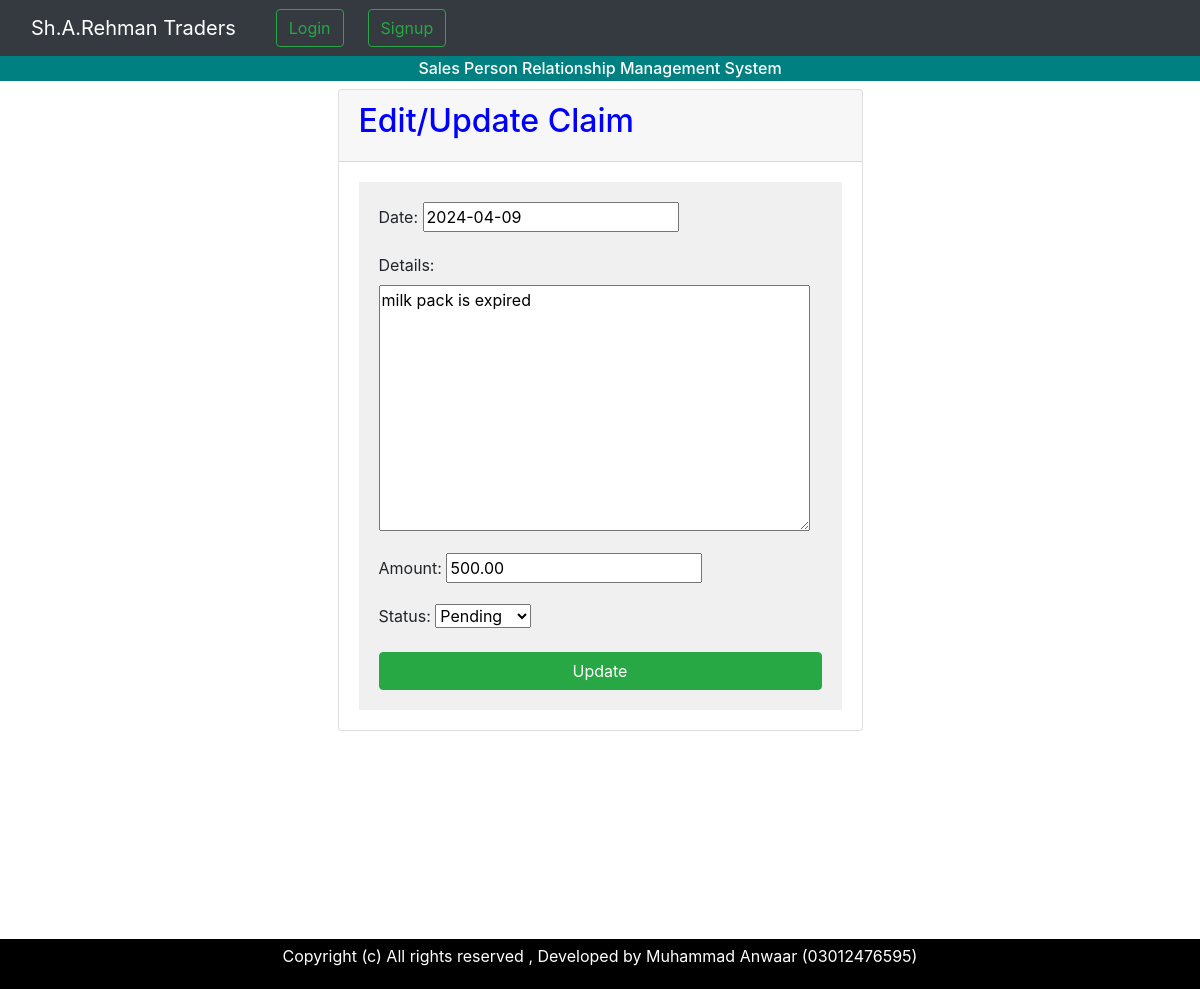
The page /myapp/edit_claim/1/ on the database its author committed.
### myapp/models.py (models this page shows, shortened)
class Claim(models.Model):
    date = models.DateField()
    details = models.TextField()
    amount = models.DecimalField(max_digits=10, decimal_places=2)
    status_choices = [
        ('Pending', 'Pending'),
        ('Approved', 'Approved'),
        ('Rejected', 'Rejected')
    ]
    status = models.CharField(max_length=10, choices=status_choices, default='Pending')

### myapp/views.py (the view)
# urls.py: path('edit_claim/<int:pk>/', views.edit_claim, name='edit_claim'),
def edit_claim(request, pk):
    claim = get_object_or_404(Claim, pk=pk)
    if request.method == 'POST':
        form = ClaimForm(request.POST, instance=claim)
        if form.is_valid():
            form.save()
            return redirect('claim_list')
    else:
        form = ClaimForm(instance=claim)
    return render(request, 'myapp/claim/edit_claim.html', {'form': form})

### myapp/forms.py
class ClaimForm(forms.ModelForm):
    class Meta:
        model = Claim
        fields = ['date','details', 'amount','status']

### templates/myapp/claim/edit_claim.html (shortened to what this page needs)
{% extends 'base.html' %}
{% block content %}
<div class="container">
    <div class="row justify-content-center">
        <div class="col-md-6">
            <div class="card">
                <div class="card-header">
    <h2 style="color: blue;">Edit/Update Claim</h2>
</div>
<div class="card-body">
    <form method="post" style="background-color: #f0f0f0; padding: 20px;">
        {{ form.as_p}}
        <button type="submit" class="btn btn-success btn-block">Update</button>
    </form>
</div>
</div>
</div>
</div>
</div>
{% endblock %}

### rows shown on the page
Claim: date "2024-04-09", details "milk pack is expired", amount "500.00", status "Pending"
